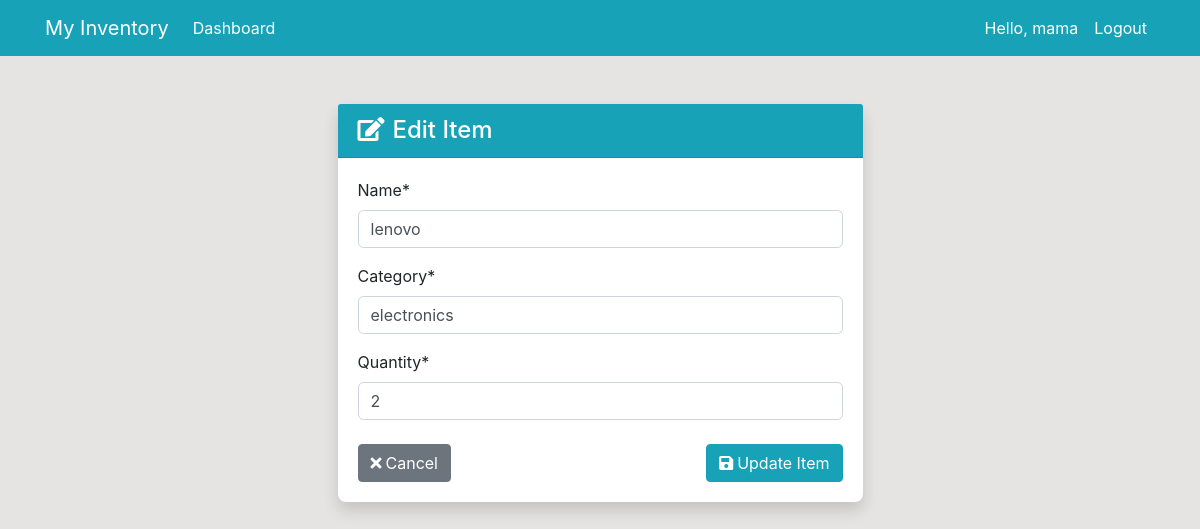
/dashboard/product/edit/3/ (signed in), run on the app's committed database.
### dashboard/models.py (models this page shows, shortened)
class product(models.Model):
    name = models.CharField(max_length = 100, null = True)
    category = models.CharField(max_length = 20,null = True)
    Quantity = models.PositiveBigIntegerField(null = True)
    class Meta:
        verbose_name_plural = 'Product'

### dashboard/views.py (the view)
# urls.py: path('product/edit/<int:pk>/',views.product_edit,name='dashboard-edit'),
@login_required(login_url='user-login')
def product_edit(request,pk):
    item = product.objects.get(id=pk)
    if request.method=='POST':
        form = ProductForm(request.POST, instance=item)
        if form.is_valid():
            form.save()
            return redirect('dashboard-product')
    else:
        form = ProductForm(instance=item)
    context = {
        'form': form,
    }
    return render(request, 'dashboard/Edit.html', context)

### dashboard/forms.py
class ProductForm(forms.ModelForm):
    class Meta:
        model = product
        fields = ['name','category','Quantity']

### templates/dashboard/Edit.html (shortened to what this page needs)
{% extends 'partials/base.html' %}
{% load crispy_forms_tags %}
{% block content %}
<div class="container">
    <div class="row mt-5">
        <div class="col-md-6 offset-md-3">
            <div class="card shadow">
                <div class="card-header bg-info text-white">
                    <h4 class="mb-0"><i class="fas fa-edit mr-2"></i>Edit Item</h4>
                </div>
                <div class="card-body">
                    <form method="POST">
                        {{ form|crispy }}
                        <div class="d-flex justify-content-between mt-4">
                            <a class="btn btn-secondary" href="{% url 'dashboard-product' %}">
                                <i class="fas fa-times mr-1"></i>Cancel
                            </a>
                            <button class="btn btn-info" type="submit">
                                <i class="fas fa-save mr-1"></i>Update Item
                            </button>
                        </div>
                    </form>
                </div>
            </div>
        </div>
    </div>
</div>
{% endblock %}

### templates/partials/nav.html (shortened to what this page needs)
<nav class="navbar navbar-expand-lg navbar-info bg-info">
  <div class="container">
    <a class="navbar-brand text-white" href="{% if user.is_authenticated %}{% url 'dashboard-index' %}{% else %}{% url 'user-login' %}{% endif %}">
      My Inventory
    </a>
    <div class="collapse navbar-collapse" id="navbarSupportedContent">
      {% if user.is_authenticated %}
      <ul class="navbar-nav mr-auto">
        <li class="nav-item active">
          <a class="nav-link text-white" href="{% url 'dashboard-index' %}">
            Dashboard <span class="sr-only">(current)</span>
          </a>
        </li>
      </ul>
      {% endif %}
      <ul class="navbar-nav ml-auto">
        {% if user.is_authenticated %}
          <li class="nav-item active">
            <a class="nav-link text-white" href="{% url 'user-profile' %}">
              Hello, {{ user.username }}<span class="sr-only">(current)</span>
            </a>
          </li>
          <li class="nav-item">
            <a class="nav-link text-white" href="{% url 'user-logout' %}">
              Logout
            </a>
          </li>
        {% endif %}
      </ul>
    </div>
  </div>
</nav>

### static/style.css (style rules this page uses)
body { background: rgb(230, 227, 227); }

### templates/dashboard/Edit.html (style rules this page uses)
.card { border: none; border-radius: 0.5rem; }
.form-control { border-radius: 0.35rem; }
.btn-info { background-color: #17a2b8; border-color: #17a2b8; }

### data on the page
product: name "lenovo", category "electronics", Quantity "2"

### other printed values
{{ user.username }} "mama"
